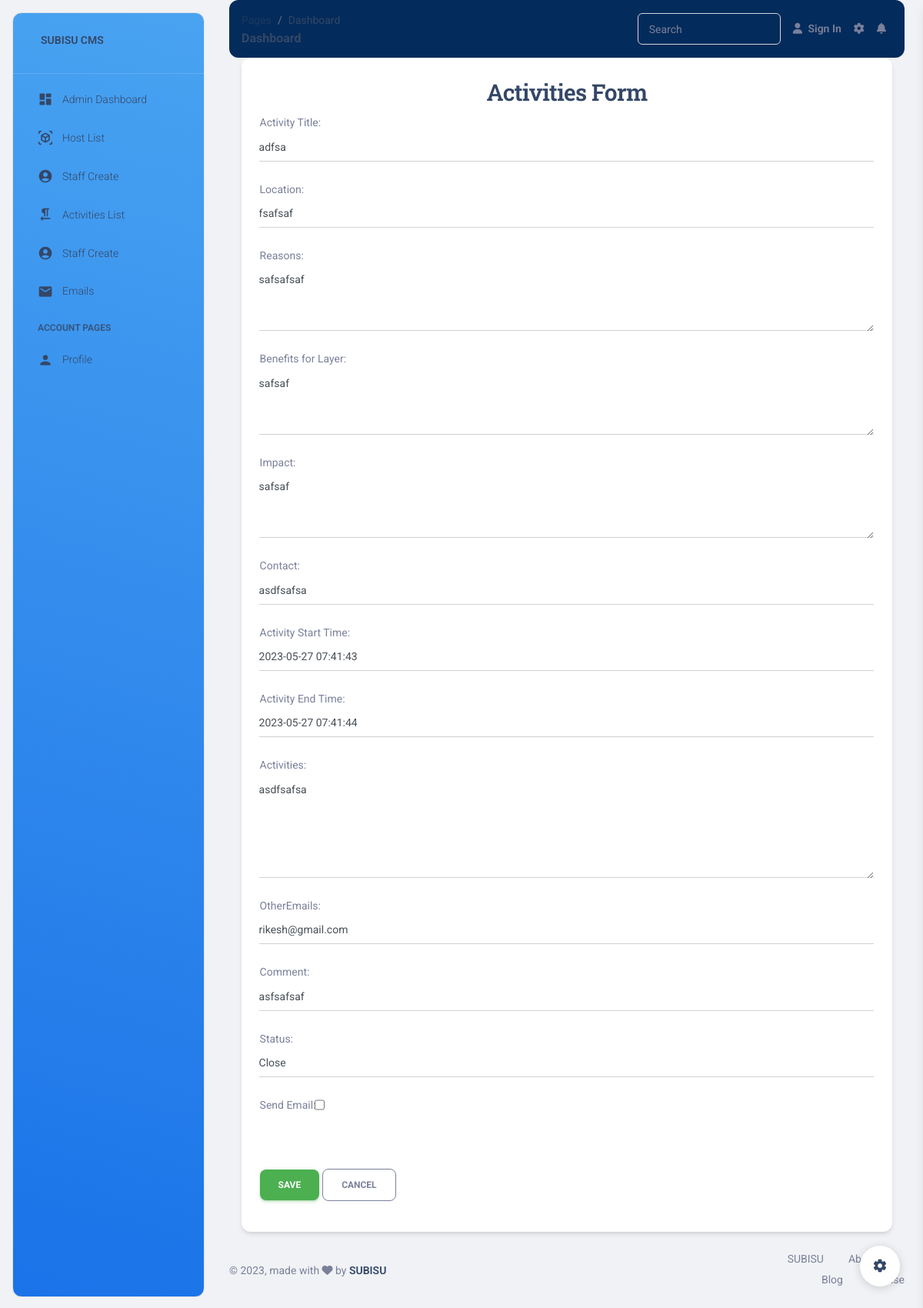
The page /edit-activity/18/ on the database as committed earlier.
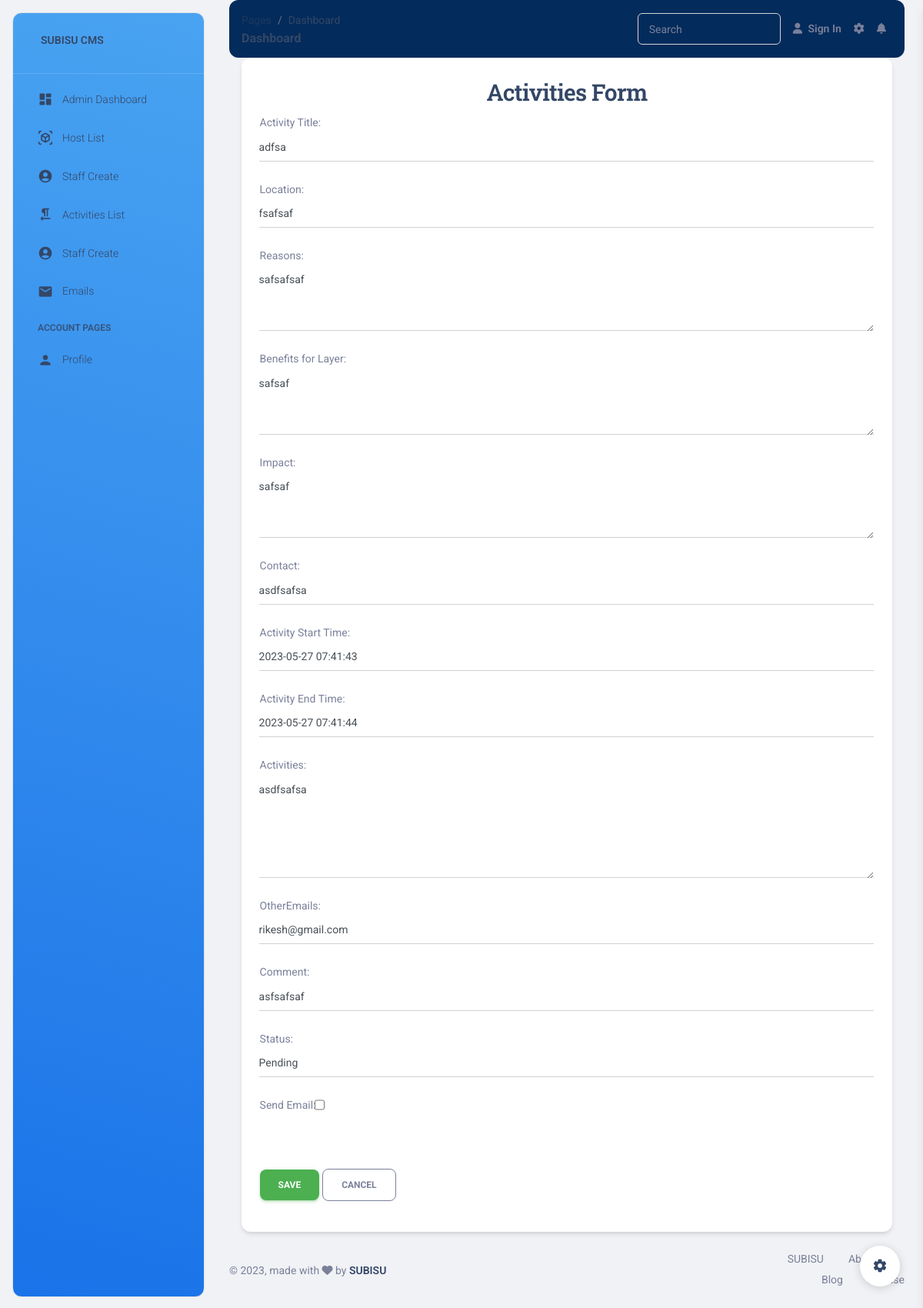
The same page on the database as committed later.
### subisu/models.py (models this page shows, shortened)
class Activities(models.Model):
    title = models.CharField(max_length=200, verbose_name="Activity Title")
    location = models.CharField(max_length=200, null=True, blank=True)
    reason = models.TextField(verbose_name="Reasons", blank=True)
    benefits = models.TextField(verbose_name="Benefits for Layer", blank=True)
    impact = models.TextField(verbose_name="Impact", blank=True)
    contact = models.ForeignKey(Units, on_delete=models.CASCADE,  null=True, help_text="Select units you want to send mail to")
    startTime = models.DateTimeField(null=True, blank=True, verbose_name="Activity Start Time")
    endTime = models.DateTimeField(null=True, blank=True,verbose_name="Activity End Time")
    activities = models.TextField(max_length=500, verbose_name="Activities")
    created = models.DateTimeField(auto_now_add=True, verbose_name="Activity Created At")
    otherEmails = models.TextField(blank=True, null=True, help_text="Add other emails separated by spaces", validators=[validate_email_list])
    Comment= models.CharField(max_length=200, null=True)
    status= models.CharField(max_length=20,choices=ACTIVITY_STATUS, default= 'Open')
    sendEmail = models.BooleanField(verbose_name = "Send Email",default=False, help_text="Send Email Notification to Department")
    ETA = models.CharField(max_length=200, null=True, blank=True, editable=False)

### subisu/views.py (the view)
# urls.py: path('edit-activity/<int:id>/', edit_activities, name='edit_activity'),
def edit_activities(request, id):
    activity = Activities.objects.get(id = id)
    if request.method == "POST":
        form = ActivitiesForm(request.POST, instance=activity)
        if form.is_valid():
            activity = form.save(commit=False)
            activity.save()
            if form.cleaned_data['sendEmail']:
                title = form.cleaned_data['title']
                location = form.cleaned_data['location']
                reason = form.cleaned_data['reason']
                benefits = form.cleaned_data['benefits']
                impact = form.cleaned_data['impact']
                primary_email = form.cleaned_data['contact']
                other_emails = form.cleaned_data['otherEmails']
                email_list = process_emails(primary_email, other_emails)
                EmailNotification.objects.create(activityId = activity, emailBody = " \n".join([title, location, benefits, reason, impact]))
                msg = send_department_mail(title,"time",location, reason, benefits, impact, email_list)
                if msg:
                    messages.info(request, "Mail sent successfully")
                else:
                    messages.warning(request, "Sorry, Mail not sent due to error")
            form.save()
            return redirect('activities')
        else:
            for field_name, errors in form.errors.items():
                for error in errors:
                    messages.error(request, f"{field_name}: {error}")
    else:
        form = ActivitiesForm(instance=activity)
    context = {
        'form': form,
        'activity_id': id
    }
    return render(request, 'subisu/addactivities.html', context)

### subisu/forms.py
class ActivitiesForm(forms.ModelForm):
    class Meta:
        model = Activities
        fields = '__all__'
        widgets = {
            'title': forms.TextInput(attrs={'class': 'form-control'}),
            'location': forms.TextInput(attrs={'class': 'form-control'}),
            'reason': forms.Textarea(attrs={'class': 'form-control', 'rows': 3}),
            'benefits': forms.Textarea(attrs={'class': 'form-control', 'rows': 3}),
            'impact': forms.Textarea(attrs={'class': 'form-control', 'rows': 3}),
            'contact': forms.Select(attrs={'class': 'form-control'}),
            'startTime': forms.DateTimeInput(attrs={'class': 'form-control datetimepicker-input', 'data-target' : '#datetimepicker1'}),
            'endTime': forms.DateTimeInput(attrs={'class': 'form-control datetimepicker-input', 'data-target' : '#datetimepicker2'}),
            'activities': forms.Textarea(attrs={'class': 'form-control', 'rows': 5}),
            'otherEmails': forms.TextInput(attrs={'class': 'form-control'}),
            'Comment': forms.TextInput(attrs={'class': 'form-control'}),
            'status': forms.Select(attrs={'class': 'form-control'}),
        }

### templates/subisu/addactivities.html (shortened to what this page needs)
{%extends 'subisu/base.html'%}
{%block start%}
<div class="row justify-content-center">
    <div class="col-md-11">
        <div class="card ">
            <div class="card-body">
            <h3 class="card-title text-center">Activities Form</h3>
            <form method="POST">
                {%for field in form%}
                <div class="input-group input-group-static mb-4">
                {{ field.label_tag }}
                {{ field }}
                </div>
                {%endfor%}
            </div>
            <div class="card-footer">
                <button type="submit" class="btn btn-success">Save</button>
                <a  class="btn btn-outline-secondary" href="{%url 'activities'%}">Cancel</a>
              </div>
        </div>
    </div>
</div>
{%endblock%}

Rows that differ between the two databases and show on the page:
changed Activities "adfsa": status "Close" → "Pending"
